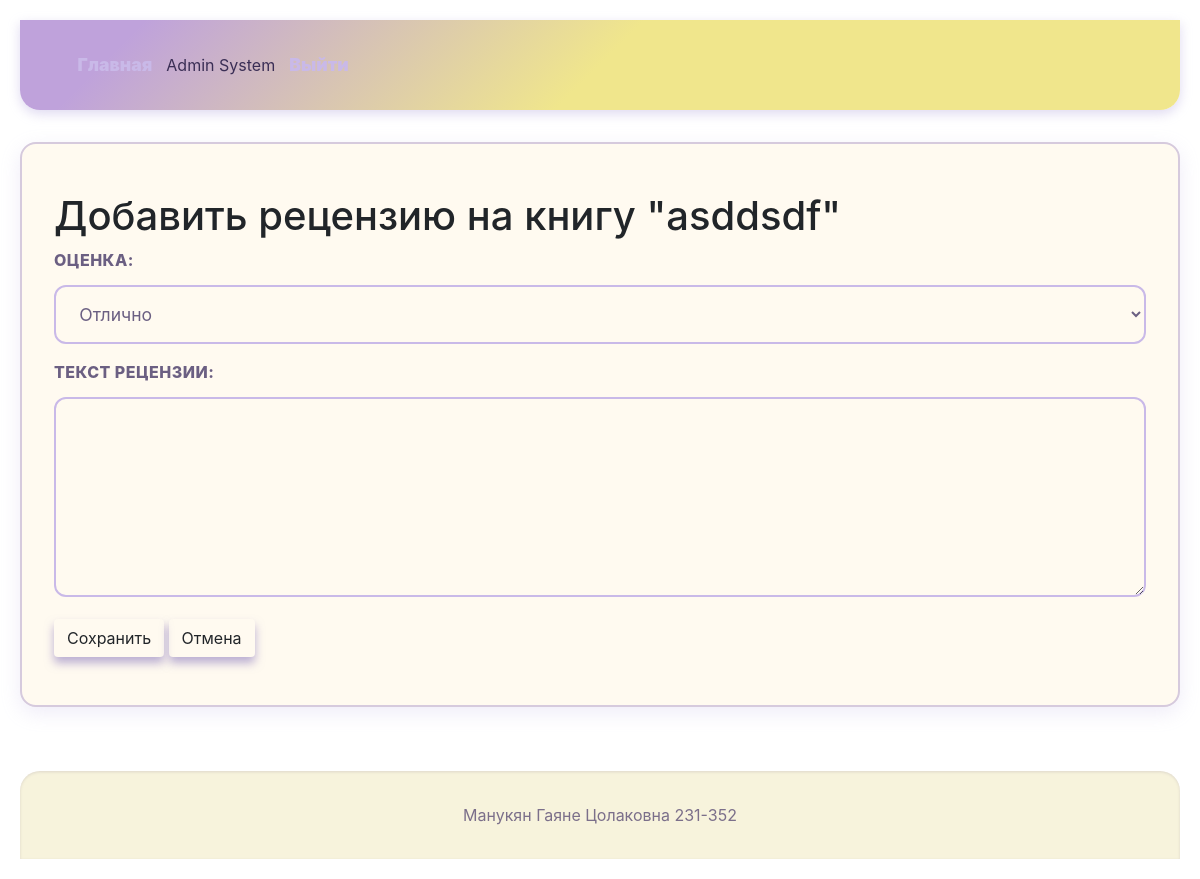
Before: /books/1/review/new (signed in) with the older database file.
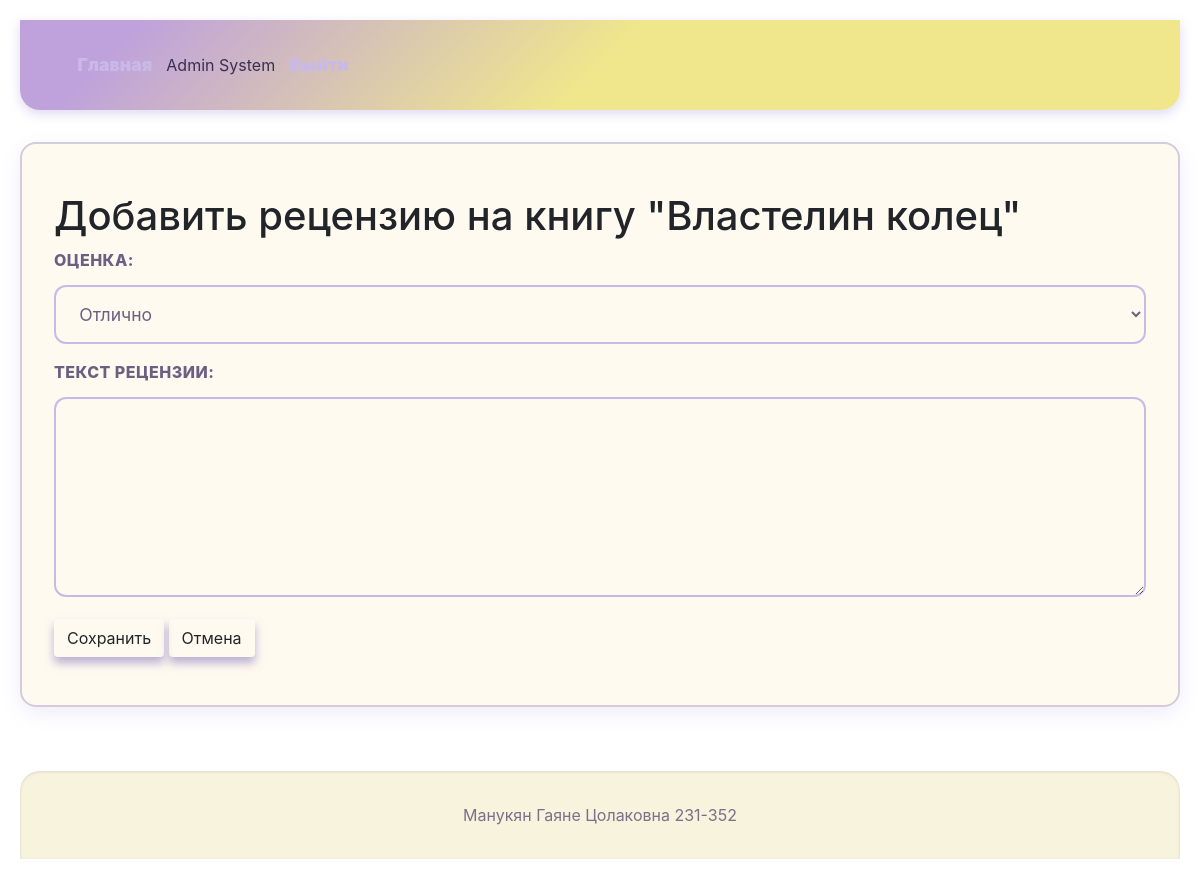
After: the same page with the newer database file.
### models.py (models this page shows)
class Book(db.Model):
    __tablename__ = 'books'
    id = db.Column(db.Integer, primary_key=True)
    title = db.Column(db.String(100), nullable=False)
    description = db.Column(db.Text, nullable=False)
    year = db.Column(db.Integer, nullable=False)
    publisher = db.Column(db.String(100), nullable=False)
    author = db.Column(db.String(100), nullable=False)
    pages = db.Column(db.Integer, nullable=False)
    cover_id = db.Column(db.Integer, db.ForeignKey('covers.id', ondelete='CASCADE'), nullable=False, unique=True)  # Add ondelete
    cover = db.relationship('Cover', back_populates='book', uselist=False, cascade="all, delete-orphan", single_parent=True) # Add single_parent
    genres = db.relationship('Genre', secondary='book_genres', back_populates='books')
    reviews = db.relationship('Review', backref='book', lazy=True, cascade="all, delete-orphan")

### app.py (the view, shortened to what this page needs)
@app.route('/books/<int:book_id>/review/new', methods=['GET', 'POST'])
@login_required
def add_review(book_id):
    book = Book.query.get_or_404(book_id)
    if current_user.role.name not in ('user', 'moderator', 'admin'):
        flash('У вас недостаточно прав для добавления рецензии', 'danger')
        return redirect(url_for('view_book', book_id=book_id))
    existing_review = Review.query.filter_by(book_id=book_id, user_id=current_user.id).first()
    if existing_review:
        flash('Вы уже оставили рецензию на эту книгу', 'warning')
        return redirect(url_for('view_book', book_id=book_id))
    return render_template('add_review.html', book=book)

### app.py (called while the page is built)
@login_manager.user_loader
def load_user(user_id):
    return User.query.get(int(user_id))

### templates/add_review.html (shortened to what this page needs)
{% extends "base.html" %}
{% block content %}
<h1>Добавить рецензию на книгу "{{ book.title }}"</h1>
<form method="POST">
    <div class="form-group">
        <label for="rating">Оценка:</label>
        <select id="rating" name="rating" required>
            <option value="5" selected>Отлично</option>
        </select>
    </div>
    <div class="form-group">
        <label for="text">Текст рецензии:</label>
        <textarea id="text" name="text" rows="6" required></textarea>
    </div>
    <button type="submit" class="btn">Сохранить</button>
    <a href="{{ url_for('view_book', book_id=book.id) }}" class="btn">Отмена</a>
</form>
{% endblock %}

Changed rows visible on the page:
changed Book: title "asddsdf" → "Властелин колец"
